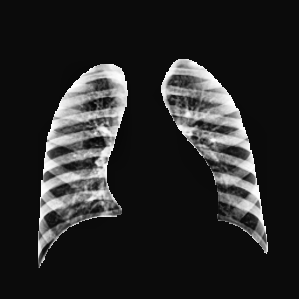
#> input picture COVID-19_Radiography_Dataset_split/test/Normal/Normal-1131.png, 299 x 299 px, given in place of Normal-1.png, which was not available
$ jupyter execute --allow-errors testkeras.ipynb
#> lines starting #> are read from the running program, lines starting #| are printed output that depends on the picture; pictures that were not available may be replaced by others from this repository, and a replacement may not be noted
[cell 1]
from tqdm import tqdm
import tensorflow as tf
from tensorflow.keras import Model
from tensorflow.keras.utils import plot_model
import matplotlib.pyplot as plt
import matplotlib.cm as cm
from tensorflow.keras.preprocessing.image import ImageDataGenerator
from tensorflow.keras.callbacks import ReduceLROnPlateau , ModelCheckpoint
from collections import Counter
import fnmatch
import os
import numpy as np
import cv2 #import OpenCV

[cell 2]
workingpath="/home/cyril/liora/projet"
normal_files="/COVID-19_Radiography_Dataset/Normal"
covid_files="/COVID-19_Radiography_Dataset/COVID"
lungOpacity_files="/COVID-19_Radiography_Dataset/Lung_Opacity"
viralPneumonia_files="/COVID-19_Radiography_Dataset/Viral Pneumonia"


normal_filtered_files="/COVID-19_Radiography_Filtered_Dataset/Normal"
covid_filtered_files="/COVID-19_Radiography_Filtered_Dataset/COVID"
lungOpacity_filtered_files="/COVID-19_Radiography_Filtered_Dataset/Lung_Opacity"
viralPneumonia_filtered_files="/COVID-19_Radiography_Filtered_Dataset/Viral Pneumonia"

size_img=299

[cell 3]
images_Normal_Supp= [818 , 1485 ,1530, 1591, 1834, 2287, 2857 ,3068, 3117, 3251, 3336, 3341, 3344, 3777, 3795, 3872, 3906, 3921, 4355, 4820, 4869, 5188, 5207, 5224, 5400, 5411 ,5422 ,5545, 5674, 6128, 6209, 6811, 7213, 7383, 7501 ,7516, 7619 ,7634, 7764, 7826, 7859, 7887, 7932, 8217 ,8295, 8694 ,8729, 8749, 9147 ,9381, 9390, 9997, 10146 ,4213 ,4206 ,2001];

images_Covid_Supp=[140, 591, 158, 160, 229, 21, 376, 403, 224, 232, 234, 237, 1261, 253, 572,
1299, 761, 599, 52, 729, 1296, 214, 517, 1078, 1111, 594, 1138, 420, 344,
602, 227, 532, 624, 768, 758, 169, 724, 1126, 1335, 483, 235, 548, 100, 178,
181, 190, 525, 633, 372, 766, 1096, 520, 247, 567, 230, 540, 752, 250, 569,
782, 139, 786, 614, 392, 641, 270, 619, 522, 220, 764, 1167, 744, 492, 487,
529, 731, 514, 316, 1376, 1373, 792, 1087, 340, 1428, 280, 419, 848, 1359,
494, 1314, 1443, 497, 1320, 755, 1332, 738, 1326, 355, 1431, 321, 1123, 1416,
1194, 1188, 428, 463, 1244, 1437, 846, 1440, 595, 1099, 538, 541, 951, 535,
543, 644, 469, 684, 486, 1452, 794, 1350, 820, 1356, 873, 1362, 1469, 1264,
1267, 1276, 1279, 1285, 1288, 609, 1291, 1466, 1353, 695, 1379, 1341, 1407,
1338, 1434, 1344, 1347, 1389, 1392, 1395, 1425, 1455, 898, 804, 1458, 1511,
1404, 1526, 1410, 1472, 770, 1323, 1228, 1574, 1367, 1370, 1422, 1413, 1419,
1505, 1386, 1446, 1449, 1461, 1520, 1553, 1448, 2085, 2418, 2420, 2421, 2423,
2432, 2459, 2493, 2667, 2678, 2716, 2717, 2718, 2719, 2773, 2774, 2805, 2808,
2809, 2810, 2811, 2812, 2813, 2823, 2942, 2946, 3141, 3142, 3143, 3144, 3208,
3212, 3223, 3299, 3374, 3375, 3376, 3403, 3427, 3429, 3489, 3516, 3548, 3574,
3591, 3599, 324 ,500 ,585, 1141 ,1401 ,1413 ,1553 ,1703 ,1730, 1740 ,1742 ,2471 ,2492 ,2493, 2647, 2688 ,2750 ,3480, 3584, 3615, 3342, 1179, 1876
];

images_ViralPneumonia_Supp=[75, 118, 250, 295, 596, 954, 1053]

images_LungOpacity_Supp=[12, 66, 191, 306, 588, 889, 1212, 1657, 2282, 2617, 2731, 2959, 2982, 3395, 3560, 3570 ,3608, 4351, 4540, 4776, 4791, 4871, 4872, 5013 ,4291, 4750]

[cell 4]
# read normal images and their masks, apply the masks to the images, resize them and stock them in a 3D array


nb_files_Normal=len(fnmatch.filter(os.listdir(workingpath+normal_files+"/images/"), "*.png"))


list_Normal = np.arange(0, nb_files_Normal)
list_Normal=np.setdiff1d(list_Normal,np.array(images_Normal_Supp)-1) #-1 car les indices commencent à 0 et les fichiers à 1 . on incremente de 1 après
nb_files_Normal=len(list_Normal)
print(nb_files_Normal)
all_img_Normal = np.zeros((size_img, size_img, nb_files_Normal),  dtype=np.uint8)
j=0
for i in list_Normal:
    img_Normal = cv2.imread(workingpath+normal_files +"/images/Normal-"+str(i+1)+".png", cv2.IMREAD_GRAYSCALE)
#> img_Normal is the input picture: shape (299, 299); min 3, max 255, mean 39.4
    img_Normal=cv2.equalizeHist(img_Normal)
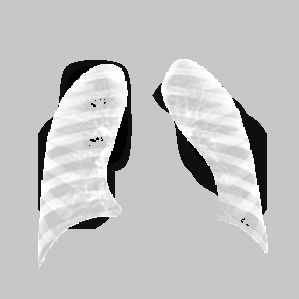
#> img_Normal: shape (299, 299); min 0, max 255, mean 194.1
    #configure CLAHE
    clahe = cv2.createCLAHE(clipLimit=10,tileGridSize=(8,8))
    img_Normal=clahe.apply(img_Normal)
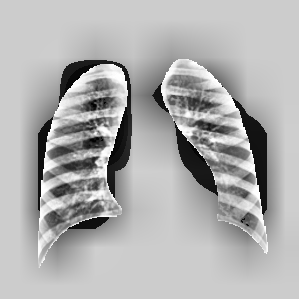
#> img_Normal: shape (299, 299); min 1, max 255, mean 175
    img_Normal_mask = cv2.imread(workingpath+normal_files +"/masks/Normal-"+str(i+1)+".png", cv2.IMREAD_GRAYSCALE) # pour lire
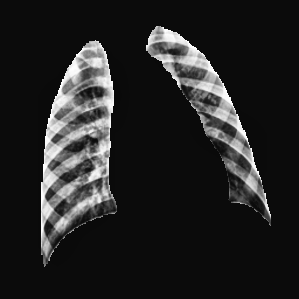
#> input picture COVID-19_Radiography_Dataset_split/test/Normal/Normal-1219.png, 299 x 299 px, given in place of Normal-1.png, which was not available
#> img_Normal_mask is the input picture: shape (299, 299); min 8, max 255, mean 36.6

    img_mask_resized = cv2.resize(img_Normal_mask, (img_Normal.shape[0], img_Normal.shape[1]), 0, 0, cv2.INTER_NEAREST)
    img_Normal_and_mask = cv2.bitwise_and(img_Normal,img_mask_resized)
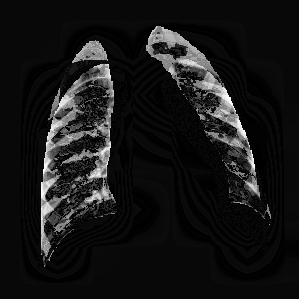
#> img_Normal_and_mask: shape (299, 299); min 0, max 255, mean 22.2
#> `img_Covid=cv2.equalizeHist(img_Covid)`:
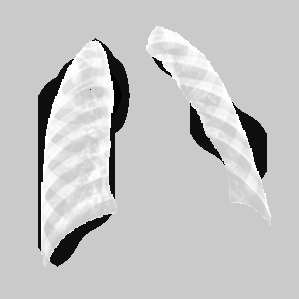
#> img_Covid: shape (299, 299); min 0, max 255, mean 196.2
#> `img_Covid=clahe.apply(img_Covid)`:
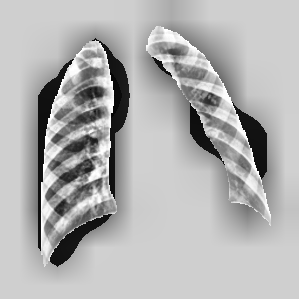
#> img_Covid: shape (299, 299); min 0, max 255, mean 177.6
    img_Normal_and_mask_resized = cv2.resize(img_Normal_and_mask, (size_img, size_img), 0, 0, cv2.INTER_NEAREST)
    all_img_Normal[:,:,j] = img_Normal_and_mask_resized
    j=j+1

    cv2.imwrite(workingpath+normal_filtered_files +"/images/Normal-"+str(i+1)+".png", img_Normal_and_mask_resized)

[cell 5]
# read Covid images and their masks, apply the masks to the images, resize them and stock them in a 3D array
nb_files_Covid=len(fnmatch.filter(os.listdir(workingpath+covid_files+"/images/"), "*.png"))


list_Covid = np.arange(0, nb_files_Covid)
list_Covid=np.setdiff1d(list_Covid,np.array(images_Covid_Supp)-1) #-1 car les indices commencent à 0 et les fichiers à 1 . on incremente de 1 après
nb_files_Covid=len(list_Covid)
print(nb_files_Covid)
all_img_Covid = np.zeros((size_img, size_img, nb_files_Covid),  dtype=np.uint8)
j=0

#> (the rest of this cell did not finish here and is left out)
